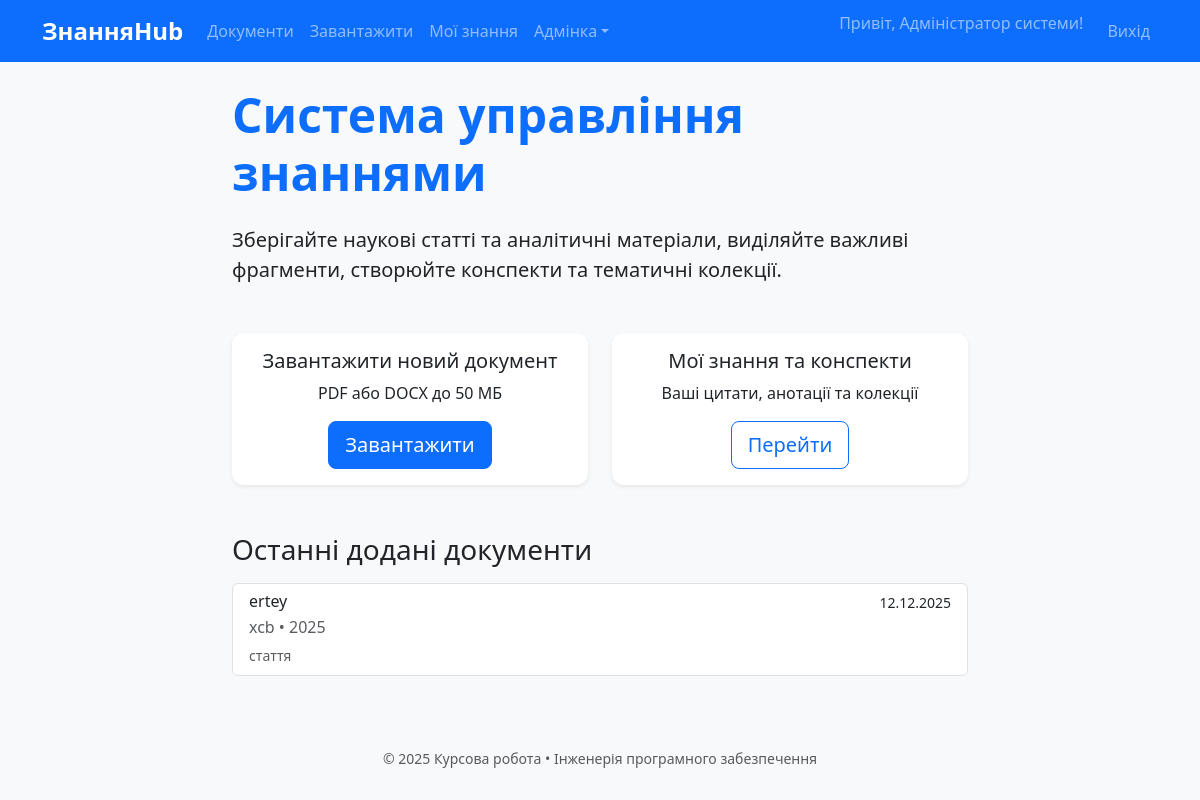
Page / (signed in) on the earlier database version.
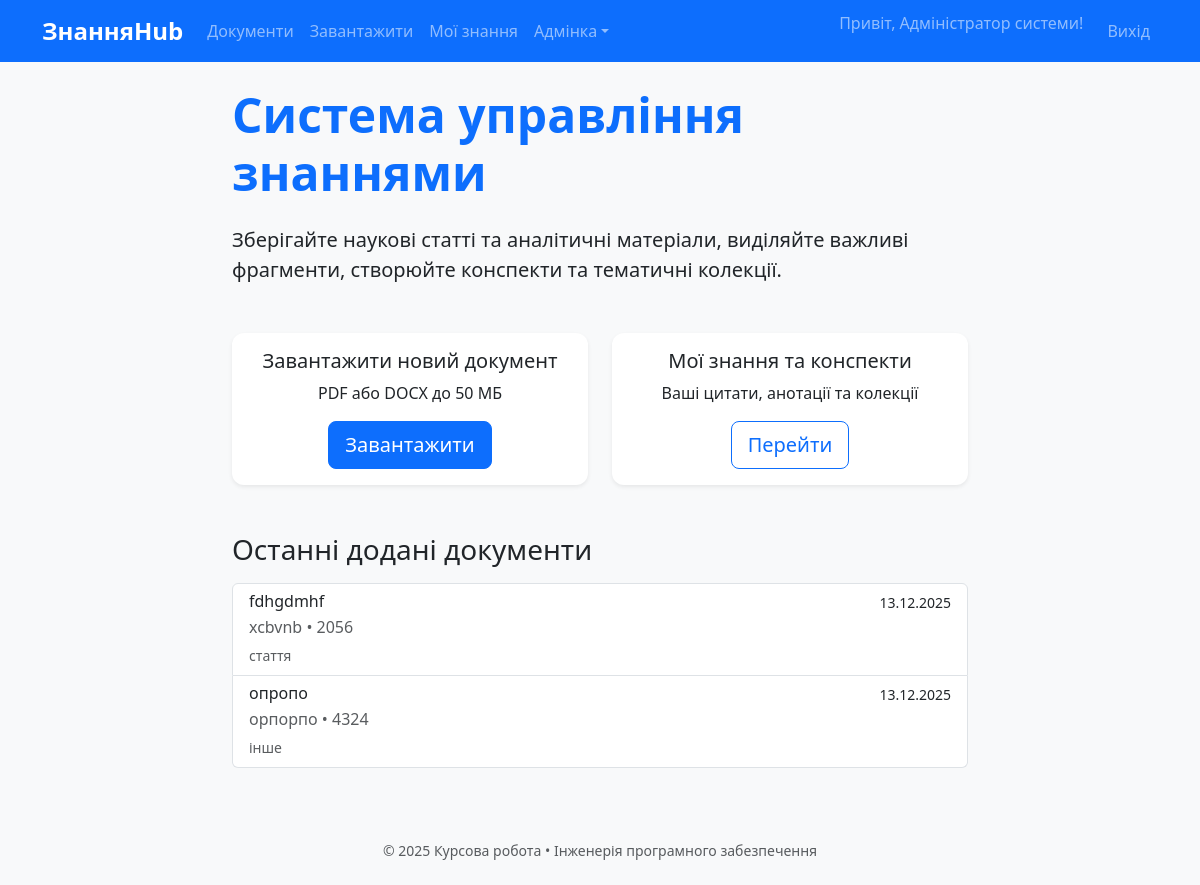
Same page on the later database version.
### models.py (models this page shows)
class Document(db.Model):
    id = db.Column(db.Integer, primary_key=True)
    title = db.Column(db.String(300), nullable=False)
    authors = db.Column(db.Text)
    year = db.Column(db.Integer)
    source = db.Column(db.Text)
    doc_type = db.Column(db.String(50))
    original_filename = db.Column(db.String(300), nullable=False)
    stored_filename = db.Column(db.String(200), nullable=False, unique=True)
    uploaded_at = db.Column(db.DateTime, default=datetime.utcnow)
    uploaded_by = db.Column(db.Integer, db.ForeignKey('user.id'))
    user = db.relationship('User', backref='documents')

### app.py (the view)
    @app.route('/')
    def index():
        recent = Document.query.order_by(Document.uploaded_at.desc()).limit(10).all()
        return render_template('index.html', recent=recent)

### templates/index.html (shortened to what this page needs)
{% extends "base.html" %}
{% block content %}
<div class="row">
    <div class="col-lg-8 mx-auto">
        <h1 class="display-5 fw-bold text-primary mb-4">Система управління знаннями</h1>
        <p class="lead mb-5">
            Зберігайте наукові статті та аналітичні матеріали, виділяйте важливі фрагменти,
            створюйте конспекти та тематичні колекції.
        </p>
        {% if current_user.is_authenticated %}
            <div class="row g-4">
                <div class="col-md-6">
                    <div class="card h-100 shadow-sm">
                        <div class="card-body text-center">
                            <h5 class="card-title">Завантажити новий документ</h5>
                            <p class="card-text">PDF або DOCX до 50 МБ</p>
                            <a href="{{ url_for('upload_document') }}" class="btn btn-primary btn-lg">
                                Завантажити
                            </a>
                        </div>
                    </div>
                </div>
                <div class="col-md-6">
                    <div class="card h-100 shadow-sm">
                        <div class="card-body text-center">
                            <h5 class="card-title">Мої знання та конспекти</h5>
                            <p class="card-text">Ваші цитати, анотації та колекції</p>
                            <a href="{{ url_for('my_knowledge') }}" class="btn btn-outline-primary btn-lg">
                                Перейти
                            </a>
                        </div>
                    </div>
                </div>
            </div>
            <h3 class="mt-5 mb-3">Останні додані документи</h3>
            {% if recent %}
                <div class="list-group">
                {% for doc in recent %}
                    <a href="{{ url_for('document_detail', doc_id=doc.id) }}" class="list-group-item list-group-item-action">
                        <div class="d-flex w-100 justify-content-between">
                            <h6 class="mb-1">{{ doc.title }}</h6>
                            <small>{{ doc.uploaded_at.strftime('%d.%m.%Y') }}</small>
                        </div>
                        <p class="mb-1 text-muted">{{ doc.authors }} • {{ doc.year or '—' }}</p>
                        <small class="text-muted">{{ doc.doc_type }}</small>
                    </a>
                {% endfor %}
                </div>
            {% else %}
                <p class="text-muted">Поки що немає документів у системі.</p>
            {% endif %}
        {% endif %}
    </div>
</div>
{% endblock %}

Differences in the rows shown:
removed Document: title "ertey", uploaded_at "12.12.2025", authors "xcb", year "2025", doc_type "стаття"
added Document: title "fdhgdmhf", uploaded_at "13.12.2025", authors "xcbvnb", year "2056", doc_type "стаття"
added Document: title "опропо", uploaded_at "13.12.2025", authors "орпорпо", year "4324", doc_type "інше"
